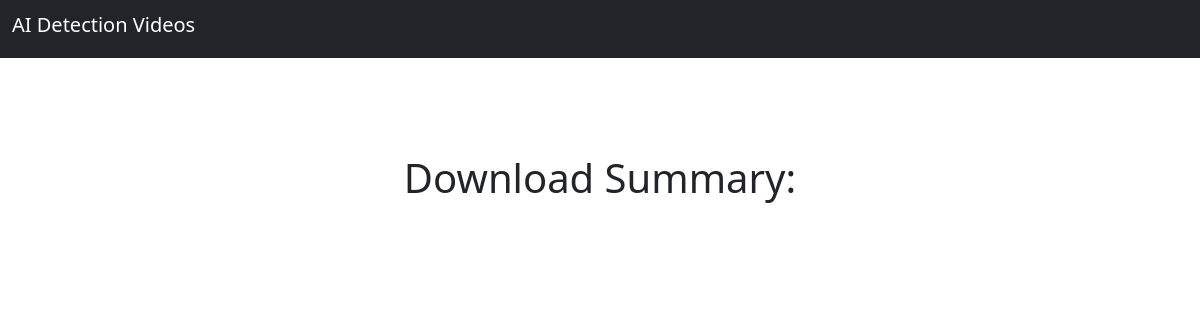
The app's page /, older data.
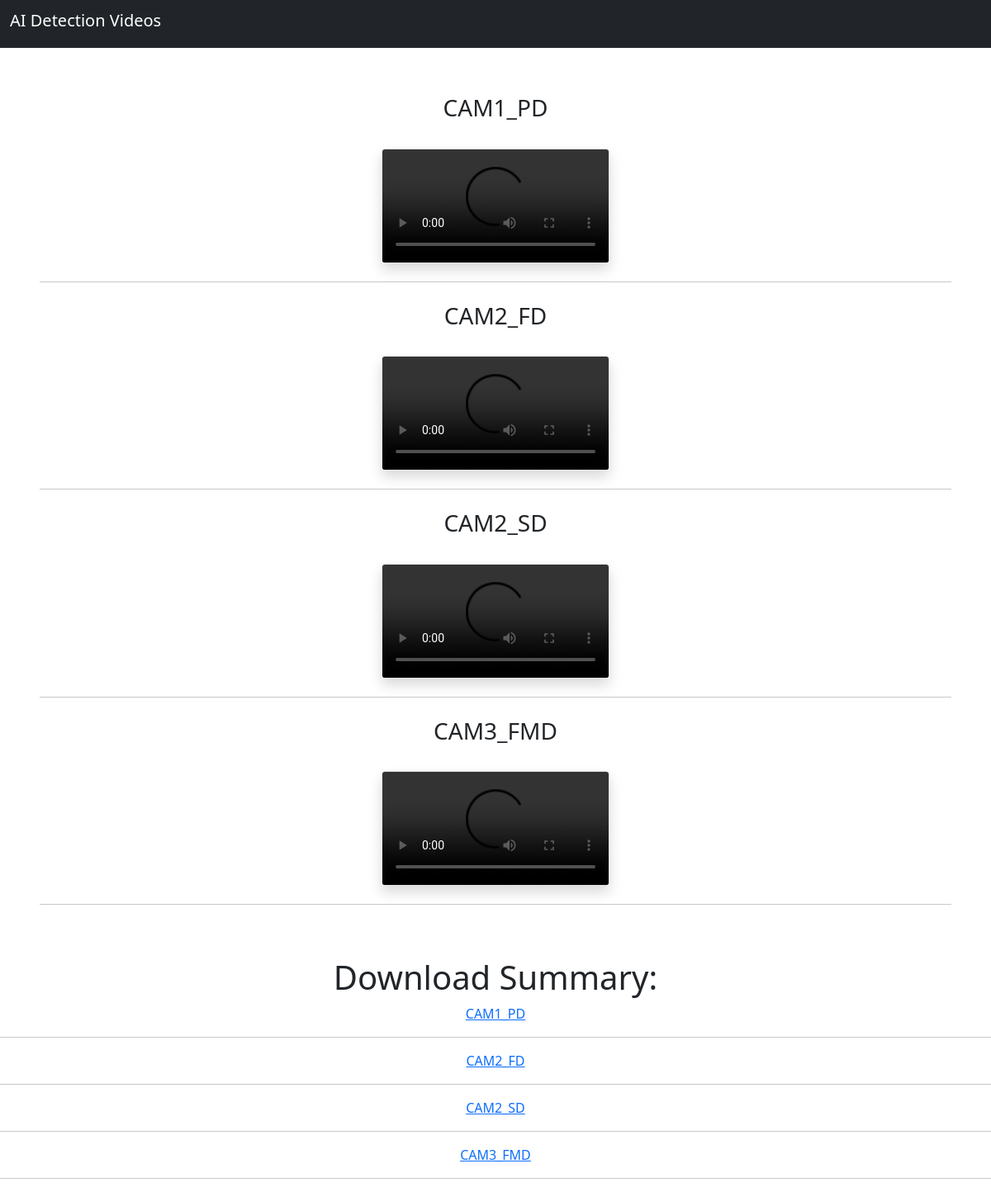
The same page, newer data.
### Player/models.py (models this page shows)
class Video(models.Model):
    caption=models.CharField(max_length=100)
    video=models.FileField(upload_to="Player/%y")
    def __str__(self):
        return self.caption

### Player/views.py (the view)
# urls.py: path('', views.index),
def index(request):
    video=Video.objects.all()
    return render(request, "index.html", {"video": video})

### Player/templates/index.html (shortened to what this page needs)
<!doctype html>
<html lang="en">
  <head>
    <link href="https://cdn.jsdelivr.net/npm/bootstrap@5.1.3/dist/css/bootstrap.min.css" rel="stylesheet">
  </head>
  <body>
    <nav class="navbar navbar-dark bg-dark">
      <div class="container-fluid">
        <h1 class="navbar-brand text-center">AI Detection Videos</h1>
      </div>
    </nav>
    <div class="d-flex flex-column p-5">
      {% for x in video %}
      <h3 class="text-center mt-2 mb-2">{{x.caption}}</h3>
      <br/>
      <center>
        <video class="embed-responsive embed-responsive-16by9 border shadow rounded col-3" controls="controls">
          <source src="{{x.video.url}}" type="video/mp4" />
        </video>
      </center>
      <hr/>
      {% endfor %}
    </div>
    <h1 class="text-center">Download Summary:</h1>
    <div class="text-center">
      {% for x in video %}
      <a href="{{x.video.url}}" download>{{x}}</a>
      <hr/>
      {% endfor %}
    </div>
  </body>
</html>

Row changes from the older to the newer data that the page shows:
added Video: caption "CAM1_PD"
added Video: caption "CAM2_FD"
added Video: caption "CAM2_SD"
added Video: caption "CAM3_FMD"
